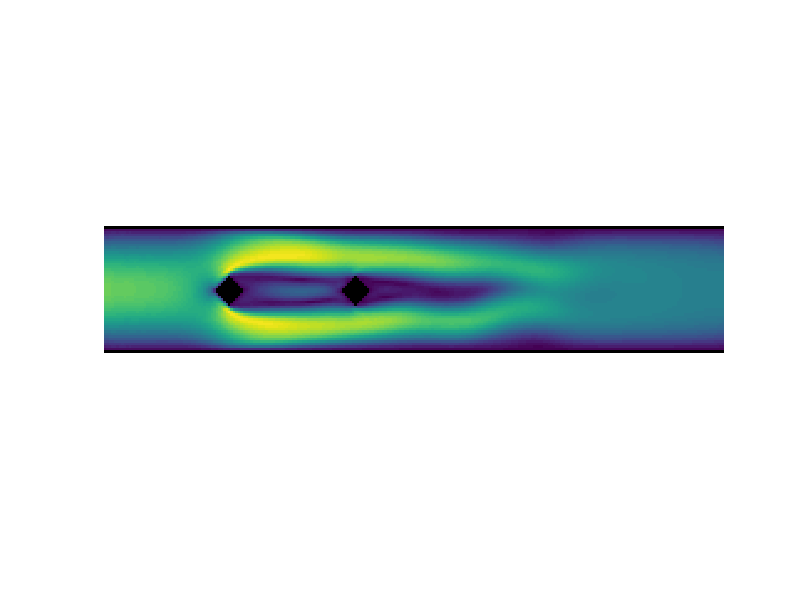

This figure's MATLAB source:
%格子玻尔兹曼实现圆柱绕流
lx = 250;
ly = 51;
% [X,Y] = meshgrid(1:250,1:51);
% Z = ones(size(X,1),size(X,2));
% mesh(X,Y,Z);
obst_x = lx/5 + 1;   %圆柱的位置x
obst_y = ly/2 + 1;   %圆柱的位置y
obst_r = ly/10 + 1;  %圆柱的半径r
uMax = 0.1;         %Poiseuille流动的最大速度
Re = 100;            %Reynolds数
kinematic_viscosity = uMax * 2 * obst_r/Re; %运动粘度
omega = 1./(3*kinematic_viscosity + 1/2);   %松弛时间
maxT = 2000;         %总的迭代次数
tPlot = 5;           %循环

%D2Q9的参数设置
t = [4/9,1/9,1/9,1/9,1/9,1/36,1/36,1/36,1/36]; %权重的设置
cx = [0,1,0,-1,0,1,-1,-1,1];    %x方向的格点速度方向
cy = [0,0,1,0,-1,1,1,-1,-1];    %y方向的格点速度方向
opp = [1,4,5,2,3,8,9,6,7];      %这里是反弹边界,对应的反弹格点的位置
col = [2:(ly - 1)];
[y,x] = meshgrid(1:ly,1:lx);    %生成网格
obst = abs(x - obst_x) + abs(y - obst_y) <= obst_r;
obst = (abs(x - obst_x) + abs(y - obst_y) <= obst_r) + (abs(x - 2 * obst_x) + abs(y - obst_y) <= obst_r);
obst(:,[1,ly]) = 1;
bbRegion = find(obst);

%初始条件
fln = reshape(t' * ones(1,lx*ly),9,lx,ly); %fln是概率密度函数(分布函数)

%主循环
for cycle = 1:maxT
    %宏观量
    rho = sum(fln);
    ux = reshape(cx*reshape(fln,9,lx*ly),1,lx,ly)./rho; %x方向的速度
    uy = reshape(cy*reshape(fln,9,lx*ly),1,lx,ly)./rho; %y方向的速度
    %宏观的狄利克雷边界
    %入口：Poiseuille图像
    L = ly - 2;
    y = col - 1.5;
    ux(:,1,col) = 4 * uMax/(L*L) * (y.*L - y.*y);
    uy(:,1,col) = 0;
    rho(:,1,col) = 1./(1 - ux(:,1,col)) .* (sum(fln([1,3,5],1,col)) + 2*sum(fln([4,7,8],1,col)));
    %Outlet: Zero gradient on rho/ux
    %这是一种边界条件
    rho(:,lx,col) = rho(:,lx - 1,col);
    uy(:,lx,col) = 0;
    ux(:,lx,col) = ux(:,lx - 1,col);
    
    %Collision step (碰撞项)
    for i = 1:9
        %Left boundary
        cu = 3*(cx(i) * ux + cy(i) * uy);
        fEq(i,:,:) = rho .* t(i) .* (1 + cu + 1/2 * (cu.*cu) - 3/2 * (ux.^2 + uy.^2));
        fOut(i,:,:) = fln(i,:,:) - omega .* (fln(i,:,:) - fEq(i,:,:));
    end
    %Microscopic boundary condition (微观的边界条件)
    for i = 1:9
        %Left boundary
        fOut(i,1,col) = fEq(i,1,col) + 18 * t(i) * cx(i) * cy(i) *...
        (fln(8,1,col) - fln(7,1,col) - fEq(8,1,col) + fEq(7,1,col));
        %Right boundary
        fOut(i,lx,col) = fEq(i,lx,col) + 18 * t(i) * cx(i) * cy(i) *...
       (fln(6,lx,col) - fln(9,lx,col) - fEq(6,lx,col) + fEq(9,lx,col));
        %Bounce back region
        fOut(i,bbRegion) = fln(opp(i),bbRegion);
    end
    
    %Streaming step. (漂移项)
    for i = 1:9
        fln(i,:,:) = circshift(fOut(i,:,:),[0,cx(i),cy(i)]);
    end
    %Visualization
    if(mod(cycle,tPlot) == 0)
        u = reshape(sqrt(ux.^2 + uy.^2),lx,ly);
        u(bbRegion) = nan;
        imagesc(u');
        axis equal off;
        drawnow
    end
end
    
